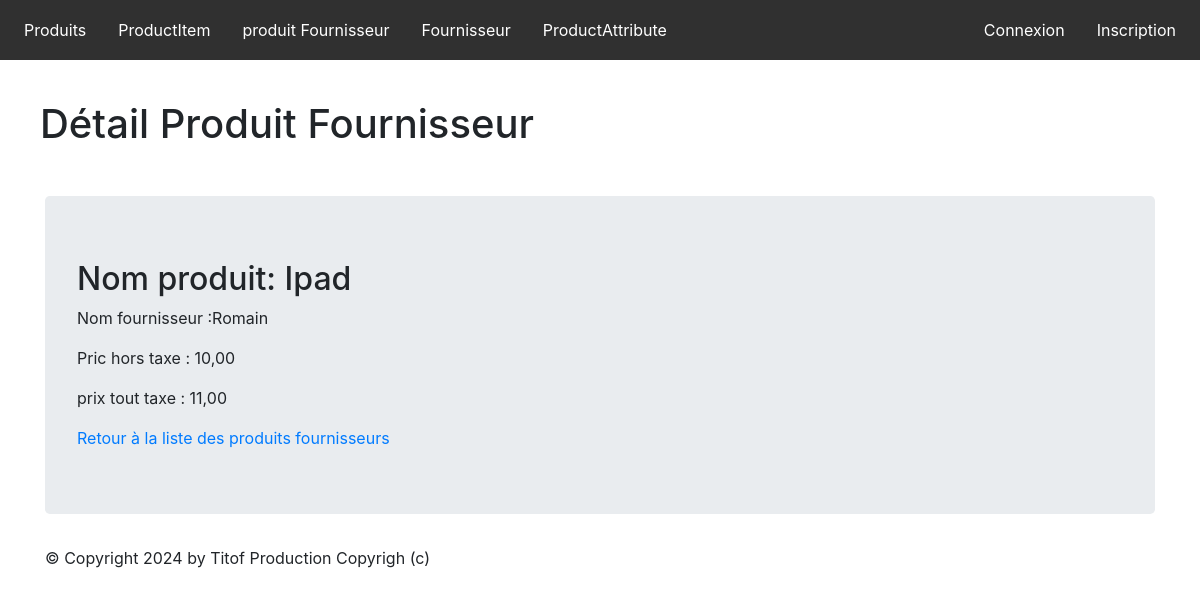
The page /monapp/productFournisseur/3 on the database its author committed.
### monapp/models.py (models this page shows, shortened)
class ProductFournisseur(models.Model):
    class Meta:
        verbose_name = "ProduitFournisseur"
    product       = models.ForeignKey('Product', on_delete=models.CASCADE)
    fournisseur   = models.ForeignKey('Fournisseur', on_delete=models.CASCADE)
    price_ht      = models.DecimalField(max_digits=8, decimal_places=2,  null=True, blank=True, verbose_name="Prix unitaire HT")
    price_ttc     = models.DecimalField(max_digits=8, decimal_places=2,  null=True, blank=True, verbose_name="Prix unitaire TTC")

class Product(models.Model):
    class Meta:
        verbose_name = "Produit"
    name          = models.CharField(max_length=100)
    code          = models.CharField(max_length=10, null=True, blank=True, unique=True)
    status        = models.SmallIntegerField(choices=PRODUCT_STATUS, default=0)
    date_creation = models.DateTimeField(blank=True, verbose_name="Date création")
    stock         = models.IntegerField(default= 0 ,validators=[MinValueValidator(0)])

class Fournisseur(models.Model):
    class Meta:
        verbose_name = "Fournisseur"
    name        = models.CharField(max_length=100)

### monapp/views.py (the view)
# urls.py: path("productFournisseur/<int:pk>" ,views.ProductFournisseurDetailView.as_view(), name="productFournisseur-detail"),
class ProductFournisseurDetailView(DetailView):
    model = ProductFournisseur
    template_name = "monapp/detail_productFournisseur.html"
    context_object_name = "fournisseur"
    def get_context_data(self, **kwargs):
        context = super(ProductFournisseurDetailView, self).get_context_data(**kwargs)
        context['titremenu'] = "Détail Produit Fournisseur"
        return context

### monapp/templates/monapp/detail_productFournisseur.html (shortened to what this page needs)
{% extends 'monapp/base.html' %}
{% block menu %}
<h1>{{titremenu}}</h1>
{% endblock %}
{% block contenu %}
<h2>Nom produit: {{ fournisseur.product.name }}</h2>
<p>Nom fournisseur :{{ fournisseur.fournisseur.name }}</p>
<p>   Pric hors taxe : {{ fournisseur.price_ht }}</p>
<p>  prix tout taxe : {{ fournisseur.price_ttc }}</p>
<a href="{% url 'productFournisseur-list' %}">Retour à la liste des produits fournisseurs</a>
{% endblock %}

### static/css/styles.css (style rules this page uses)
*, ul, li { padding: 0; margin: 0; }
a { text-decoration: none; }
h1 { padding: 1em; }

### rows shown on the page
ProductFournisseur: product.name "Ipad", fournisseur.name "Romain", price_ht "10,00", price_ttc "11,00"

### other values the page prints
{{ titremenu }} "Détail Produit Fournisseur"
